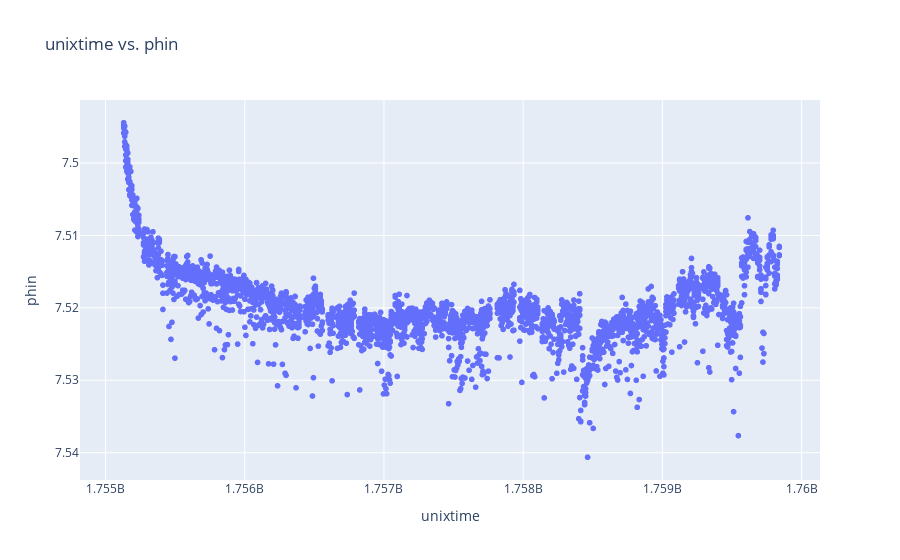

Notebook code cell kept with this figure:
### Code cell
make_depth_scatter_plot(
    df, x="unixtime", y="phin", title=None,
    # color="divenumber",
    labels=None, # symbol="mission_id",
    colorbar_title=None,
    colorbar_orientation='v'
)

### Figure 1 — Plotly figure (JSON) as saved in the notebook; plotly's stock layout.template omitted (floating-point values rounded to 4 significant figures; data arrays with more than 128 entries replaced by an {"elided": "..."} marker saying what was removed)
{"data": [{"hovertemplate": "unixtime=%{x}<br>phin=%{y}<extra></extra>", "legendgroup": "", "marker": {"color": "#636efa", "symbol": "circle"}, "mode": "markers", "name": "", "showlegend": false, "type": "scattergl", "x": {"elided": "4278 float values"}, "xaxis": "x", "y": {"elided": "4278 float values"}, "yaxis": "y"}], "layout": {"coloraxis": {"colorbar": {"len": 0.8, "orientation": "v", "thickness": 25, "x": 1.02, "y": 0.5}}, "legend": {"tracegroupgap": 0}, "title": {"text": "unixtime vs. phin"}, "xaxis": {"anchor": "y", "domain": [0, 1], "title": {"text": "unixtime"}}, "yaxis": {"anchor": "x", "autorange": "reversed", "domain": [0, 1], "title": {"text": "phin"}}}}
